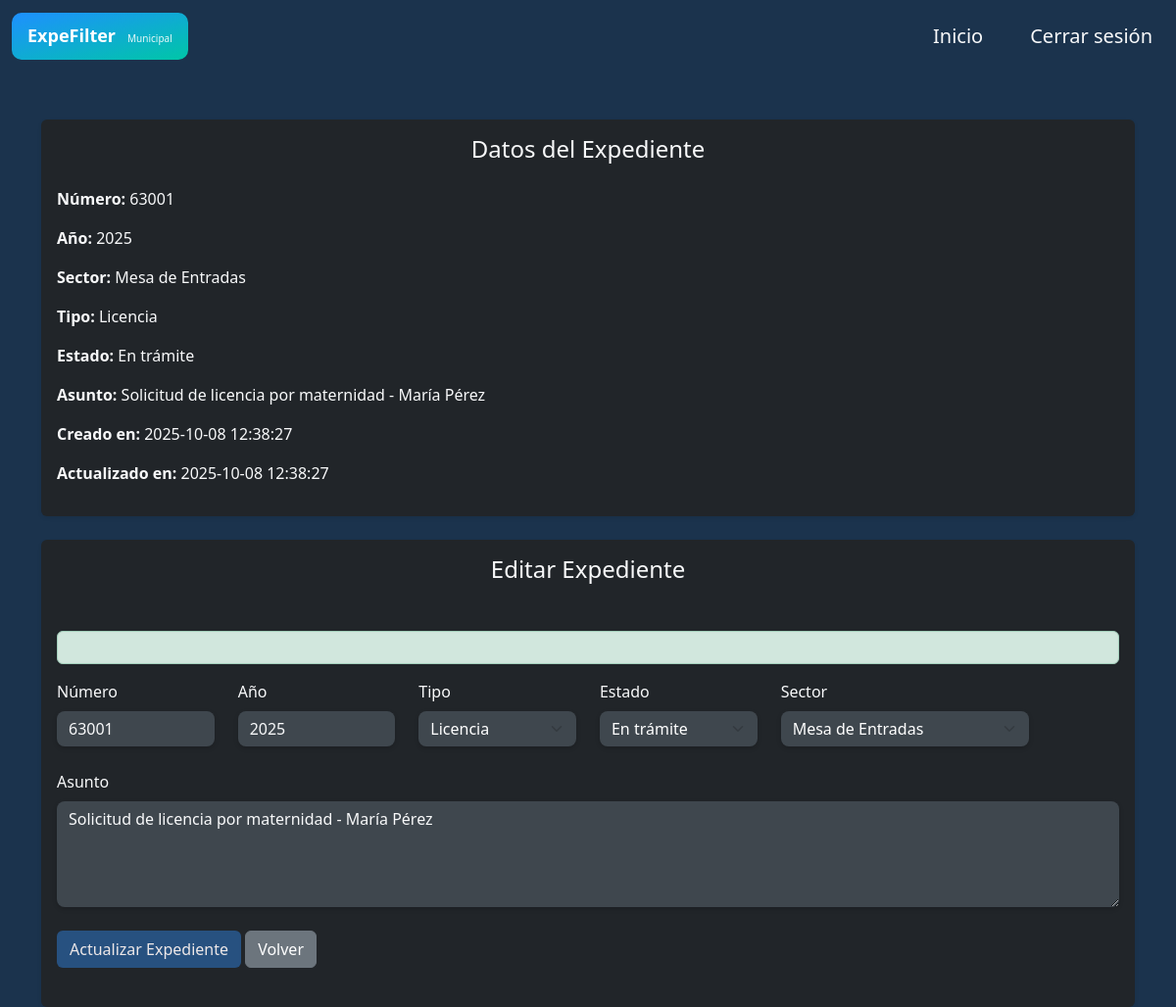
Screenshot of /public/pages/editar_expediente.php (signed in) with the database file from the repository.
### tables this page shows
CREATE TABLE expedientes(
  id INT AUTO_INCREMENT PRIMARY KEY,
  numero INT NOT NULL,
  anio INT NOT NULL,
  asunto VARCHAR(200) NOT NULL,
  sector_id INT,
  estado_id INT,
  tipo_id INT,
  creado_en TIMESTAMP DEFAULT CURRENT_TIMESTAMP,
  actualizado_en TIMESTAMP DEFAULT CURRENT_TIMESTAMP ON UPDATE CURRENT_TIMESTAMP,
  INDEX idx_num_anio(numero, anio),
  INDEX idx_sector(sector_id),
  INDEX idx_estado(estado_id),
  INDEX idx_tipo(tipo_id),
  FOREIGN KEY (sector_id) REFERENCES sectores(id),
  FOREIGN KEY (estado_id) REFERENCES estados(id),
  FOREIGN KEY (tipo_id) REFERENCES tipos_expediente(id)
);

CREATE TABLE sectores(
  id INT AUTO_INCREMENT PRIMARY KEY,
  nombre VARCHAR(80) NOT NULL UNIQUE
);

CREATE TABLE tipos_expediente(
  id INT AUTO_INCREMENT PRIMARY KEY,
  nombre VARCHAR(80) NOT NULL UNIQUE
);

CREATE TABLE estados(
  id INT AUTO_INCREMENT PRIMARY KEY,
  nombre VARCHAR(80) NOT NULL UNIQUE
);

### config/Expedientes.php (called while the page is built, shortened)
<?php
class Expedientes {
    private $conn;
    public function __construct($conexion) {
        $this->conn = $conexion;
    }
    public function buscar($filtros = []) {
        $this->sql = "SELECT exp.*, s.nombre AS sector_nombre, t.nombre AS tipo_nombre, e.nombre AS estado_nombre
                  FROM expedientes exp LEFT JOIN sectores s ON exp.sector_id = s.id LEFT JOIN tipos_expediente t ON exp.tipo_id = t.id LEFT JOIN estados e ON exp.estado_id = e.id
                  WHERE 1=1";
        $params = [];
        $stmt = $this->conn->prepare($this->sql);
        $stmt->execute($params);
        return $stmt->fetchAll(PDO::FETCH_ASSOC);
    }
}

### public/pages/editar_expediente.php (the view, shortened to what this page needs)
<?php
require_once('../../config/Expedientes.php');
$db = new Database();
$conexion = $db->connect();
$expedientes = new Expedientes($conexion);
$id = $_GET['id'];
$datos = $expedientes->buscar(['id' => $id]);
$datoExpediente = $datos[0];
?>
<?php include '../views/header.php'; ?>
<div class="container mt-5">
    <div class="card mb-4 shadow-sm bg-dark text-light">
        <div class="card-body">
            <h4 class="card-title mb-4 text-center">Datos del Expediente</h4>
            <p><strong>Número:</strong> <?= htmlspecialchars($datoExpediente['numero']) ?></p>
            <p><strong>Año:</strong> <?= htmlspecialchars($datoExpediente['anio']) ?></p>
            <p><strong>Sector:</strong> <?= htmlspecialchars($datoExpediente['sector_nombre']) ?></p>
            <p><strong>Tipo:</strong> <?= htmlspecialchars($datoExpediente['tipo_nombre']) ?></p>
            <p><strong>Estado:</strong> <?= htmlspecialchars($datoExpediente['estado_nombre']) ?></p>
            <p><strong>Asunto:</strong> <?= htmlspecialchars($datoExpediente['asunto']) ?></p>
            <p><strong>Creado en:</strong> <?= htmlspecialchars($datoExpediente['creado_en']) ?></p>
            <p><strong>Actualizado en:</strong> <?= htmlspecialchars($datoExpediente['actualizado_en']) ?></p>
        </div>
    </div>
    <div class="card shadow-sm bg-dark text-light">
        <div class="card-body">
            <h4 class="card-title mb-5 text-center">Editar Expediente</h4>
            <?php if ($mensaje !== ''): ?>
                <div class="alert alert-success"><?= $mensaje ?></div>
            <?php endif; ?>
            <form method="POST" class="row g-4 bg-oscuro mb-4">
                <div class="col-2">
                    <label class="form-label">Número</label>
                    <input type="text" name="numero" class="form-control text-light" value="<?= htmlspecialchars($datoExpediente['numero']) ?>">
                </div>
                <div class="col-2">
                    <label class="form-label">Año</label>
                    <input type="text" name="anio" class="form-control text-light" value="<?= htmlspecialchars($datoExpediente['anio']) ?>">
                </div>
                <div class="col-2">
                    <label class="form-label">Tipo</label>
                    <select name="tipo_id" class="form-select">
                        <option value=""><?= htmlspecialchars($datoExpediente['tipo_nombre']) ?></option>
                    </select>
                </div>
                <div class="col-2">
                    <label class="form-label">Estado</label>
                    <select name="estado_id" class="form-select">
                        <option value=""><?= htmlspecialchars($datoExpediente['estado_nombre']) ?></option>
                    </select>
                </div>
                <div class="col-3">
                    <label class="form-label">Sector</label>
                    <select name="sector_id" class="form-select">
                        <option value=""><?= htmlspecialchars($datoExpediente['sector_nombre']) ?></option>
                    </select>
                </div>
                <div class="col-12">
                    <label class="form-label">Asunto</label>
                    <textarea name="asunto" class="form-control text-light" rows="4"><?= htmlspecialchars($datoExpediente['asunto']) ?></textarea>
                </div>
                <div class="col-12">
                    <button type="submit" name="boton-actualizar" class="btn bg-blue-dark">Actualizar Expediente</button>
                    <a href="./buscar_expediente.php" class="btn btn-secondary">Volver</a>
                </div>
            </form>
        </div>
    </div>
</div>

### assets/styles/usuario.css (style rules this page uses)
body { background: rgba(15, 41, 68, 0.95); font-family:'Segoe UI', Tahoma, Geneva, Verdana, sans-serif; }
.form-control, .form-select { border-radius: 8px; color: #d8dbde; background-color: #2d3338; box-shadow: 0px 2px 5px rgba(0, 0, 0, 0.164); transition: all 0.3s ease; }
.form-control::placeholder, .form-control:focus { color: #d8d8d8; background-color: #767f8d; }
.bg-oscuro input, .bg-oscuro select, .bg-oscuro textarea { background-color: #3f474e !important; color: white; border: none; }
.bg-blue-dark { background-color: rgba(39, 84, 133, 0.95); color: rgb(238, 232, 232); }
.optionSelec, input::placeholder, textarea::placeholder { color: #f8f9faa4 !important; }
.row input, .row select, .card { border: none !important; }

### rows the page displays
expedientes: numero "63001", anio "2025", asunto "Solicitud de licencia por maternidad - María Pérez", creado_en "2025-10-08 12:38:27", actualizado_en "2025-10-08 12:38:27"
sectores: nombre "Mesa de Entradas", sector_id "Mesa de Entradas"
tipos_expediente: nombre "Licencia", tipo_id "Licencia"
estados: nombre "En trámite", estado_id "En trámite"
